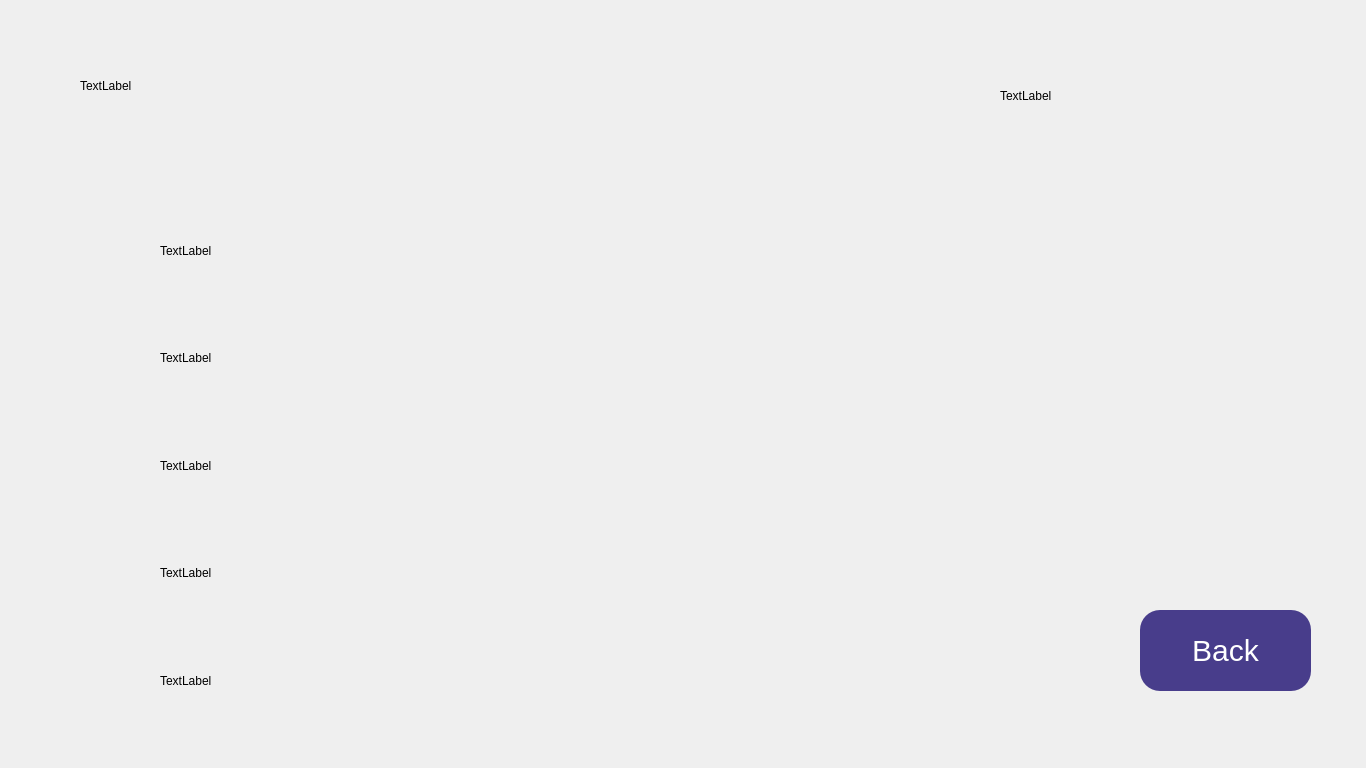
<?xml version="1.0" encoding="UTF-8"?>
<ui version="4.0">
 <class>Personal_HiScores</class>
 <widget class="QWidget" name="Personal_HiScores">
  <property name="geometry">
   <rect>
    <x>0</x>
    <y>0</y>
    <width>1366</width>
    <height>768</height>
   </rect>
  </property>
  <property name="windowTitle">
   <string>Form</string>
  </property>
  <widget class="QLabel" name="label">
   <property name="geometry">
    <rect>
     <x>0</x>
     <y>0</y>
     <width>1371</width>
     <height>771</height>
    </rect>
   </property>
   <property name="text">
    <string/>
   </property>
   <property name="pixmap">
    <pixmap resource="trackbg.qrc">:/new/prefix1/dirtbike.jpg</pixmap>
   </property>
   <property name="scaledContents">
    <bool>true</bool>
   </property>
  </widget>
  <widget class="QPushButton" name="pushButton">
   <property name="geometry">
    <rect>
     <x>1140</x>
     <y>610</y>
     <width>171</width>
     <height>81</height>
    </rect>
   </property>
   <property name="styleSheet">
    <string notr="true">border-radius:20px;
background-color:rgb(72,61,139);
color:rgb(255,255,255);
font-size:30px;</string>
   </property>
   <property name="text">
    <string>Back</string>
   </property>
  </widget>
  <widget class="QLabel" name="label_2">
   <property name="geometry">
    <rect>
     <x>80</x>
     <y>30</y>
     <width>871</width>
     <height>111</height>
    </rect>
   </property>
   <property name="text">
    <string>TextLabel</string>
   </property>
  </widget>
  <widget class="QWidget" name="layoutWidget">
   <property name="geometry">
    <rect>
     <x>160</x>
     <y>200</y>
     <width>651</width>
     <height>531</height>
    </rect>
   </property>
   <layout class="QVBoxLayout" name="verticalLayout">
    <item>
     <widget class="QLabel" name="label_3">
      <property name="text">
       <string>TextLabel</string>
      </property>
     </widget>
    </item>
    <item>
     <widget class="QLabel" name="label_4">
      <property name="text">
       <string>TextLabel</string>
      </property>
     </widget>
    </item>
    <item>
     <widget class="QLabel" name="label_5">
      <property name="text">
       <string>TextLabel</string>
      </property>
     </widget>
    </item>
    <item>
     <widget class="QLabel" name="label_6">
      <property name="text">
       <string>TextLabel</string>
      </property>
     </widget>
    </item>
    <item>
     <widget class="QLabel" name="label_7">
      <property name="text">
       <string>TextLabel</string>
      </property>
     </widget>
    </item>
   </layout>
  </widget>
  <widget class="QLabel" name="label_13">
   <property name="geometry">
    <rect>
     <x>1000</x>
     <y>50</y>
     <width>321</width>
     <height>91</height>
    </rect>
   </property>
   <property name="text">
    <string>TextLabel</string>
   </property>
  </widget>
 </widget>
 <resources>
  <include location="trackbg.qrc"/>
 </resources>
 <connections/>
</ui>
